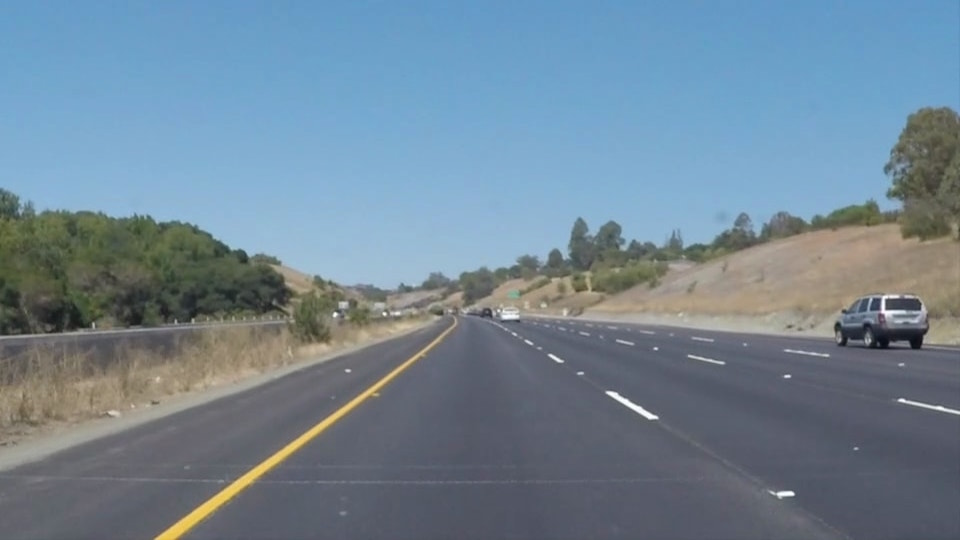
#> input picture test_images/solidYellowCurve.jpg, 960 x 540 px
$ jupyter execute --allow-errors P1.ipynb   (shell and % lines are left out)
#> lines starting #> are read from the running program, lines starting #| are printed output that depends on the picture; after the words box and inside, x2 and y2 are one past the last pixel; in counts of white or black regions, pixels touching at a corner belong together
# **Finding Lane Lines on the Road**
***
In this project, you will use the tools you learned about in the lesson to identify lane lines on the road.  You can develop your pipeline on a series of individual images, and later apply the result to a video stream (really just a series of images). Check out the video clip "raw-lines-example.mp4" (also contained in this repository) to see what the output should look like after using the helper functions below.

Once you have a result that looks roughly like "raw-lines-example.mp4", you'll need to get creative and try to average and/or extrapolate the line segments you've detected to map out the full extent of the lane lines.  You can see an example of the result you're going for in the video "P1_example.mp4".  Ultimately, you would like to draw just one line for the left side of the lane, and one for the right.

---
Let's have a look at our first image called 'test_images/solidWhiteRight.jpg'.  Run the 2 cells below (hit Shift-Enter or the "play" button above) to display the image.

**Note** If, at any point, you encounter frozen display windows or other confounding issues, you can always start again with a clean slate by going to the "Kernel" menu above and selecting "Restart & Clear Output".

---

**The tools you have are color selection, region of interest selection, grayscaling, Gaussian smoothing, Canny Edge Detection and Hough Tranform line detection.  You  are also free to explore and try other techniques that were not presented in the lesson.  Your goal is piece together a pipeline to detect the line segments in the image, then average/extrapolate them and draw them onto the image for display (as below).  Once you have a working pipeline, try it out on the video stream below.**

---

<figure>

 <figcaption>
 <p></p>
 <p style="text-align: center;"> Your output should look something like this (above) after detecting line segments using the helper functions below </p>
 </figcaption>
</figure>
 <p></p>
<figure>

 <figcaption>
 <p></p>
 <p style="text-align: center;"> Your goal is to connect/average/extrapolate line segments to get output like this</p>
 </figcaption>
</figure>

[cell 1]
#importing some useful packages
import matplotlib.pyplot as plt
import matplotlib.image as mpimg
import numpy as np
import cv2

[cell 2]
#reading in an image
image = mpimg.imread('test_images/solidYellowCurve.jpg')
#> image is the input picture: shape (540, 960, 3); mean R, G, B 113, 133.4, 149
#printing out some stats and plotting
print('This image is:', type(image), 'with dimesions:', image.shape)
#| This image is: <class 'numpy.ndarray'> with dimesions: (540, 960, 3)
plt.imshow(image)  #call as plt.imshow(gray, cmap='gray') to show a grayscaled image

**Some OpenCV functions (beyond those introduced in the lesson) that might be useful for this project are:**

`cv2.inRange()` for color selection
`cv2.fillPoly()` for regions selection
`cv2.line()` to draw lines on an image given endpoints
`cv2.addWeighted()` to coadd / overlay two images
`cv2.cvtColor()` to grayscale or change color
`cv2.imwrite()` to output images to file
`cv2.bitwise_and()` to apply a mask to an image

**Check out the OpenCV documentation to learn about these and discover even more awesome functionality!**

Below are some helper functions to help get you started. They should look familiar from the lesson!

[cell 3]
import math

def grayscale(img):
    """Applies the Grayscale transform
    This will return an image with only one color channel
    but NOTE: to see the returned image as grayscale
    you should call plt.imshow(gray, cmap='gray')"""
    return cv2.cvtColor(img, cv2.COLOR_BGR2GRAY)

def canny(img, low_threshold, high_threshold):
    """Applies the Canny transform"""
    return cv2.Canny(img, low_threshold, high_threshold)

def gaussian_blur(img, kernel_size):
    """Applies a Gaussian Noise kernel"""
    return cv2.GaussianBlur(img, (kernel_size, kernel_size), 0)

def region_of_interest(img, vertices):
    """
    Applies an image mask.

    Only keeps the region of the image defined by the polygon
    formed from `vertices`. The rest of the image is set to black.
    """
    #defining a blank mask to start with
    mask = np.zeros_like(img)

    #defining a 3 channel or 1 channel color to fill the mask with depending on the input image
    if len(img.shape) > 2:
        channel_count = img.shape[2]  # i.e. 3 or 4 depending on your image
        ignore_mask_color = (255,) * channel_count
    else:
        ignore_mask_color = 255

    #filling pixels inside the polygon defined by "vertices" with the fill color
    cv2.fillPoly(mask, vertices, ignore_mask_color)

    #returning the image only where mask pixels are nonzero
    masked_image = cv2.bitwise_and(img, mask)
    return masked_image


def draw_lines(img, lines, color=[255, 0, 0], thickness=2):
    """
    NOTE: this is the function you might want to use as a starting point once you want to
    average/extrapolate the line segments you detect to map out the full
    extent of the lane (going from the result shown in raw-lines-example.mp4
    to that shown in P1_example.mp4).

    Think about things like separating line segments by their
    slope ((y2-y1)/(x2-x1)) to decide which segments are part of the left
    line vs. the right line.  Then, you can average the position of each of
    the lines and extrapolate to the top and bottom of the lane.

    This function draws `lines` with `color` and `thickness`.
    Lines are drawn on the image inplace (mutates the image).
    If you want to make the lines semi-transparent, think about combining
    this function with the weighted_img() function below
    """

    left_line=[]
    right_line=[]
    slope_threshold=[0.4,0.8]

    for line in lines:
        for x1,y1,x2,y2 in line:
            slope=(y2-y1)/(x2-x1)
            if ((abs(slope)>=slope_threshold[0]) & (abs(slope)<=slope_threshold[1])):
                if slope < 0:
                    left_line.append([x1,y1])
                    left_line.append([x2,y2])
                elif slope > 0:
                    right_line.append([x1,y1])
                    right_line.append([x2,y2])
                """
                if (x1<img.shape[1]*0.5):
                    left_line.append([x1,y1])
                    left_line.append([x2,y2])
                else:
                    right_line.append([x1,y1])
                    right_line.append([x2,y2])
                """
    #Left Line work starts here
    #sort the coordinates based on x coordinates
    xsorted = sorted(left_line, key=lambda tup: tup[0])

    xvect=[xvector[0] for xvector in xsorted]
    yvect=[yvector[1] for yvector in xsorted]

    #polyfit returns results as Ax+B
    left_line_fit = np.polyfit(xvect,yvect,1)

    #draw line from leftmost x
    left_line_ystart=img.shape[0]
    left_line_xstart=(left_line_ystart-left_line_fit[1])/left_line_fit[0]
    left_line_xend=img.shape[1]*0.48
    left_line_yend=left_line_fit[0]*left_line_xend+left_line_fit[1]

    left_line_start=(int(left_line_xstart),left_line_ystart)
    left_line_end=(int(left_line_xend),int(left_line_yend))

    #Draw the left line
    cv2.line(img, left_line_start, left_line_end, color, thickness)

    #Left Line work ends here

    #Right Line work starts here (should ideally create a small function)
    #sort the coordinates based on x coordinates
    xsorted = sorted(right_line, key=lambda tup: tup[0])

    xvect=[xvector[0] for xvector in xsorted]
    yvect=[yvector[1] for yvector in xsorted]

    #polyfit returns results as Ax+B
    right_line_fit = np.polyfit(xvect,yvect,1)

    #draw line from leftmost x
    right_line_ystart=img.shape[0]
    right_line_xstart=(right_line_ystart-right_line_fit[1])/right_line_fit[0]
    right_line_xend=img.shape[1]*0.52
    right_line_yend=right_line_fit[0]*right_line_xend+right_line_fit[1]

    right_line_start=(int(right_line_xstart),right_line_ystart)
    right_line_end=(int(right_line_xend),int(right_line_yend))

    #Draw the right line
    cv2.line(img, right_line_start, right_line_end, color, thickness)

def hough_lines(img, rho, theta, threshold, min_line_len, max_line_gap):
    """
    `img` should be the output of a Canny transform.

    Returns an image with hough lines drawn.
    """
    lines = cv2.HoughLinesP(img, rho, theta, threshold, np.array([]), minLineLength=min_line_len, maxLineGap=max_line_gap)
    line_img = np.zeros((*img.shape, 3), dtype=np.uint8)
    draw_lines(line_img, lines,255,5)
    return line_img

# Python 3 has support for cool math symbols.

# [13 lines left out: function weighted_img, not called in this run]

def image_processing(img):
    """Applies the pipeline to img """

    #seize the image dimensions
    ysize=img.shape[0]
    xsize=img.shape[1]

    #Initiatlize region of interest vertices. Assumes that it's same for all photos since camera is static
    vertices=np.array([[(xsize*0.5,ysize*0.5),(xsize*0.05,ysize),(xsize*0.92,ysize)]], dtype=np.int32)

    #apply region mask
    imageRegion=region_of_interest(img,vertices)

    #convert image to grayscaled image
    gray=grayscale(imageRegion)

    #apply blur filter
    gray_blur=gaussian_blur(gray,3)

    #apply canny algo
    edges=canny(gray_blur, 50, 150)
    #plt.imshow(edges, cmap='gray')
    #plt.show()

    #Need to apply mask for selected region
    mask = np.zeros_like(edges)
    ignore_mask_color = 255

    # This time we are defining a four sided polygon to mask
    vertices = np.array([[(xsize*0.15,ysize),(xsize*0.5, ysize*0.55), (xsize*0.91, ysize), (xsize*0.5,ysize*0.9)]], dtype=np.int32)
    cv2.fillPoly(mask, vertices, ignore_mask_color)
    masked_edges = cv2.bitwise_and(edges, mask)

    #Apply Hough lines algo
    rho = 1 # distance resolution in pixels of the Hough grid
    theta = np.pi/180 # angular resolution in radians of the Hough grid
    threshold = 10     # minimum number of votes (intersections in Hough grid cell)
    min_line_length = 10 #minimum number of pixels making up a line
    max_line_gap = 5    # maximum gap in pixels between connectable line segments
    hough_image=hough_lines(masked_edges, rho, theta, threshold, min_line_length, max_line_gap)

    #plt.imshow(hough_image)
    #plt.show()

    # Draw the lines on the original image
    line_image = cv2.addWeighted(img, 0.8, hough_image, 1, 0)
    #plt.imshow(lines_image)
    #plt.show()
    return line_image

#calls the main function and displays result
plt.imshow(image_processing(image))
#> in region_of_interest, `cv2.fillPoly(mask, vertices, ignore_mask_color)`:
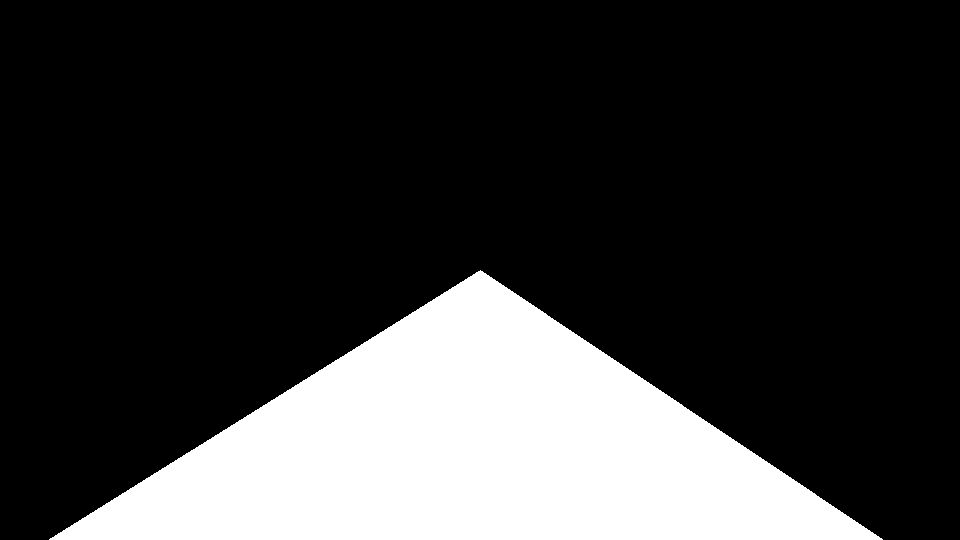
#> mask: shape (540, 960, 3); 21.8% white; 1 white region, box (x1, y1, x2, y2) and area: (49, 270, 883, 540) 112873
#> in image_processing, `cv2.fillPoly(mask, vertices, ignore_mask_color)`:
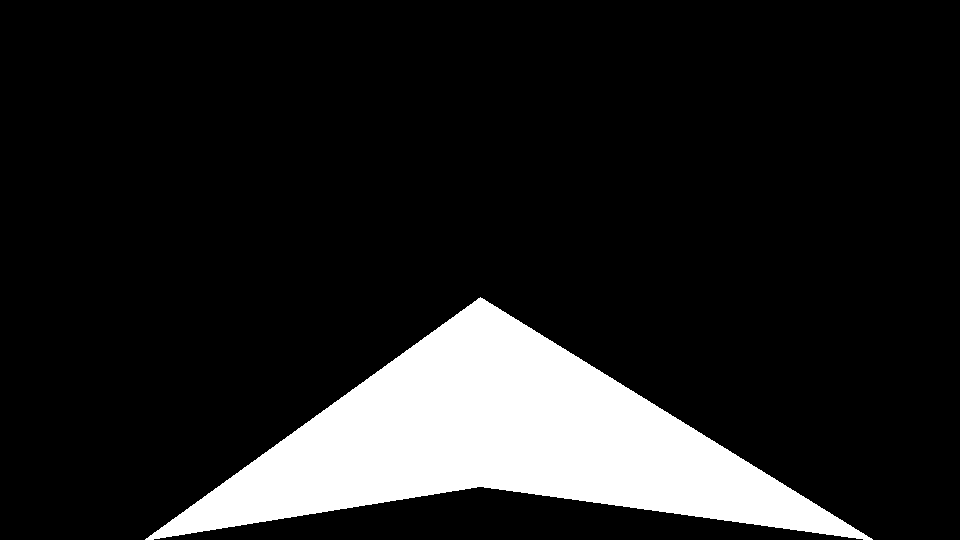
#> mask: shape (540, 960); 13.4% white; 1 white region, box (x1, y1, x2, y2) and area: (145, 297, 873, 540) 69722
#> in image_processing, `masked_edges = cv2.bitwise_and(edges, mask)`:
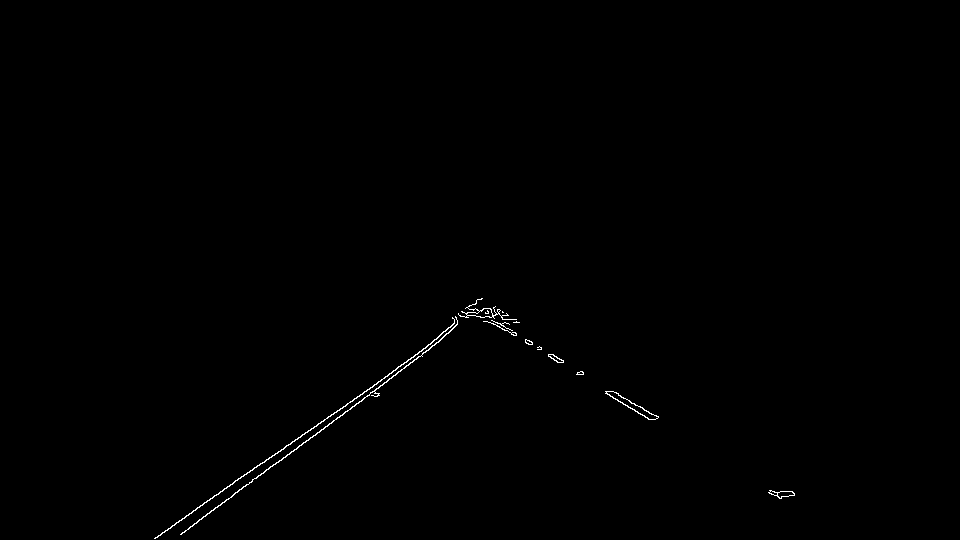
#> masked_edges: shape (540, 960); 0.31% white in thin lines or dots, all inside (x1, y1, x2, y2) = (154, 298, 795, 539)
#> in hough_lines, `lines = cv2.HoughLinesP(img, rho, theta, threshold, np.array([]), minL..`: lines = 44 rows, first 6: [154, 538, 425, 348], [155, 538, 195, 510], [180, 534, 226, 499], [233, 494, 386, 382], [525, 339, 541, 348], [553, 354, 563, 360]
#> the loop in draw_lines, `for line in lines:` made 44 passes
#> after the loop in draw_lines, `for line in lines:`: left_line = 26 pairs, first value 154 to 437, second value 338 to 538; right_line = 38 pairs, first value 466 to 781, second value 307 to 497
#> in draw_lines, `xsorted = sorted(left_line, key=lambda tup: tup[0])`: xsorted has the same summary as left_line
#> in draw_lines, `xvect=[xvector[0] for xvector in xsorted]`: xvect = 26 values from 154 to 437
#> in draw_lines, `yvect=[yvector[1] for yvector in xsorted]`: yvect = 26 values, max 538 at index 0, min 338 at index 25, mean 432
#> in draw_lines, `left_line_fit = np.polyfit(xvect,yvect,1)`: left_line_fit = [-0.729, 660.1]
#> in draw_lines, `left_line_xstart=(left_line_ystart-left_line_fit[1])/left_line_fit[0]`: left_line_xstart = 164.9
#> in draw_lines, `left_line_yend=left_line_fit[0]*left_line_xend+left_line_fit[1]`: left_line_yend = 324.4
#> in draw_lines, `left_line_start=(int(left_line_xstart),left_line_ystart)`: left_line_start = (164, 540)
#> in draw_lines, `left_line_end=(int(left_line_xend),int(left_line_yend))`: left_line_end = (460, 324)
#> in draw_lines, `xsorted = sorted(right_line, key=lambda tup: tup[0])`: xsorted has the same summary as right_line
#> in draw_lines, `xvect=[xvector[0] for xvector in xsorted]`: xvect = 38 values from 466 to 781
#> in draw_lines, `yvect=[yvector[1] for yvector in xsorted]`: yvect = 38 values, max 497 at index 37, min 307 at index 0, mean 362.6
#> in draw_lines, `right_line_fit = np.polyfit(xvect,yvect,1)`: right_line_fit = [0.615, 16.75]
#> in draw_lines, `right_line_xstart=(right_line_ystart-right_line_fit[1])/right_line_fit..`: right_line_xstart = 850.3
#> in draw_lines, `right_line_yend=right_line_fit[0]*right_line_xend+right_line_fit[1]`: right_line_yend = 323.9
#> in draw_lines, `right_line_start=(int(right_line_xstart),right_line_ystart)`: right_line_start = (850, 540)
#> in draw_lines, `right_line_end=(int(right_line_xend),int(right_line_yend))`: right_line_end = (499, 323)
#> in draw_lines, `cv2.line(img, right_line_start, right_line_end, color, thickness)`:
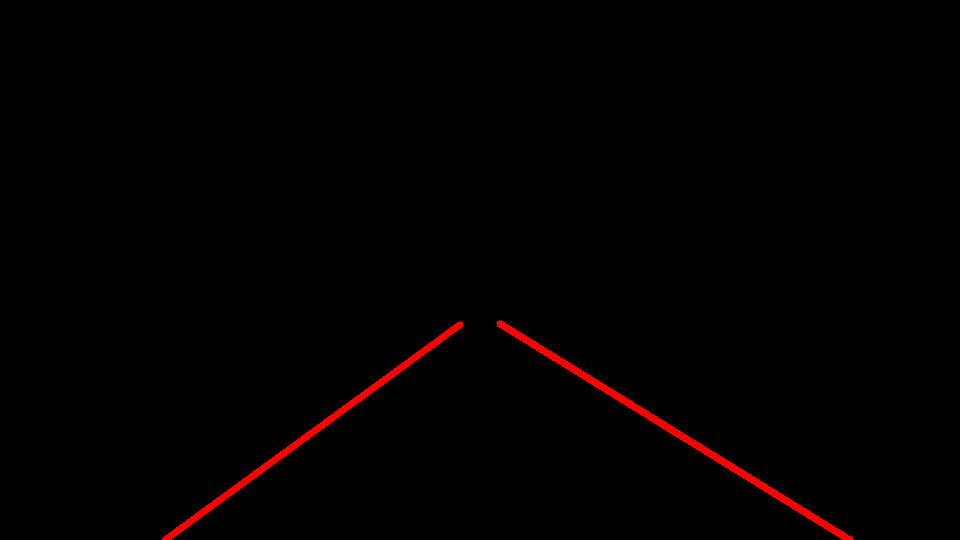
#> img: shape (540, 960, 3); mean of channels 0, 1, 2 2.7, 0, 0; drawn as R, G, B
#> in image_processing, `line_image = cv2.addWeighted(img, 0.8, hough_image, 1, 0)`:
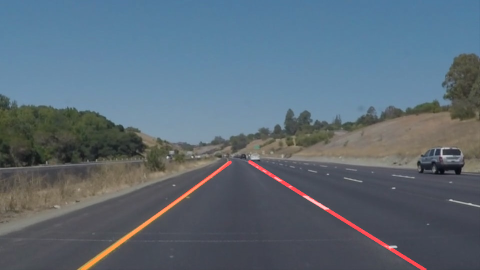
#> line_image: shape (540, 960, 3) (shown at 1/2 size); mean R, G, B 91.8, 106.7, 119.2
plt.show()

## Test on Images

Now you should build your pipeline to work on the images in the directory "test_images"
**You should make sure your pipeline works well on these images before you try the videos.**

[cell 4]
import os
files=os.listdir("test_images/")
for file in files:
    image = mpimg.imread(os.path.join("test_images/", file))
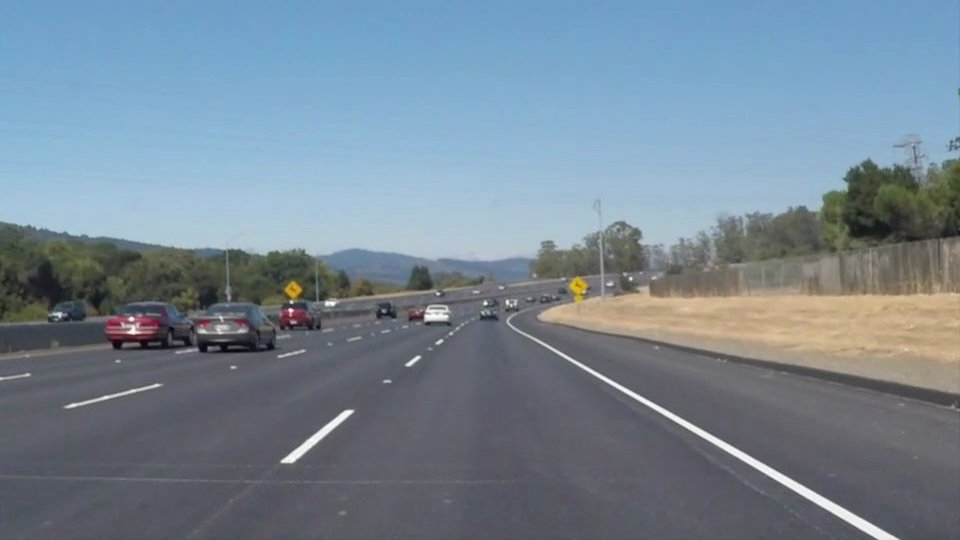
#> input picture test_images/solidWhiteCurve.jpg, 960 x 540 px
#> image is the input picture: shape (540, 960, 3); mean R, G, B 118.5, 134.5, 148.1
    #printing out some stats and plotting
    print('This image is:', type(image), 'with dimesions:', image.shape)
#| This image is: <class 'numpy.ndarray'> with dimesions: (540, 960, 3)
    #display original image
    plt.imshow(image)  #call as plt.imshow(gray, cmap='gray') to show a grayscaled image
    #process image & display result
    result_img=image_processing(image)
#> in region_of_interest (call 2), `masked_image = cv2.bitwise_and(img, mask)`:
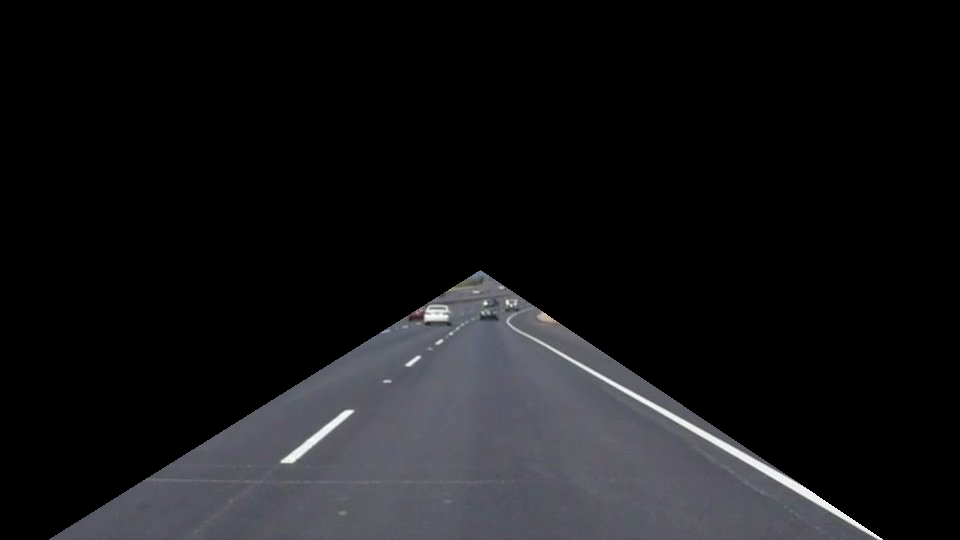
#> masked_image: shape (540, 960, 3); mean R, G, B 21, 21.2, 23.2
#> (the rest of the program and of its run is left out)
